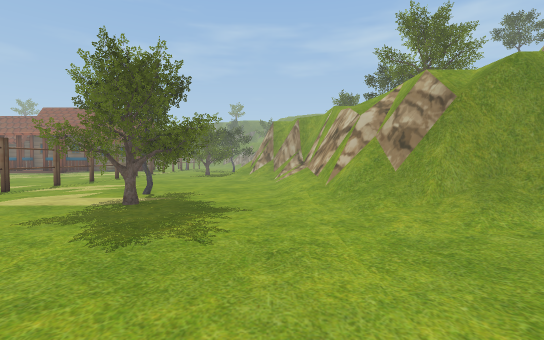
View 1 (above)

24 first-person views from a walk through a 3-D level made in the Unity game engine. The camera is 1.5 m above the floor, tilts 2° down and sees 85° across. The floor is counted in squares, 2 m on a side. Each view is taken from the middle of a square. On the plan, view 1 faces up. The plan holds only what a view shows up to about 10 squares ahead; the rest is blank. The place goes on beyond the plan. Some animated figures are not drawn.

View 2
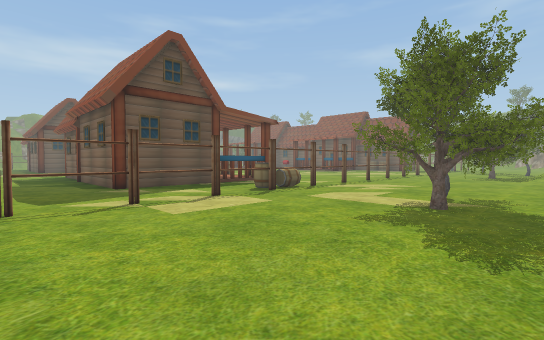

View 3
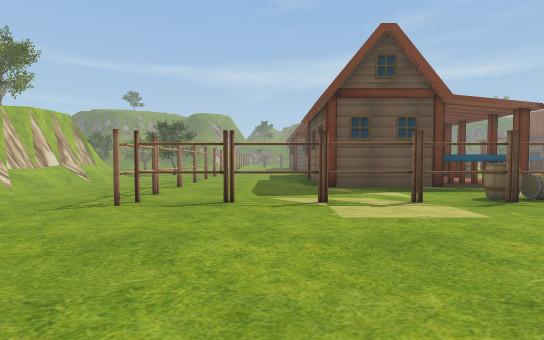

View 4
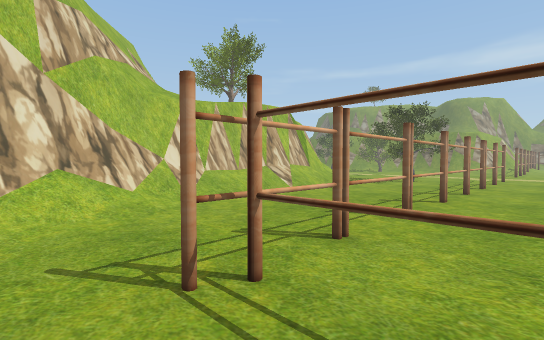

View 5
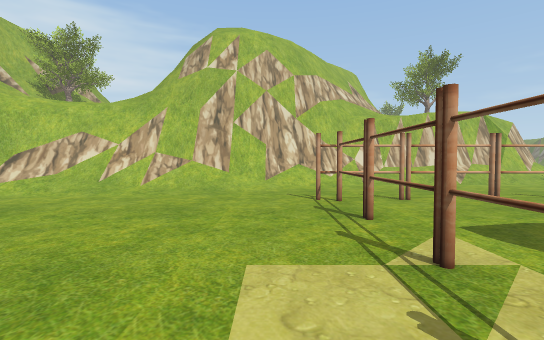

View 6
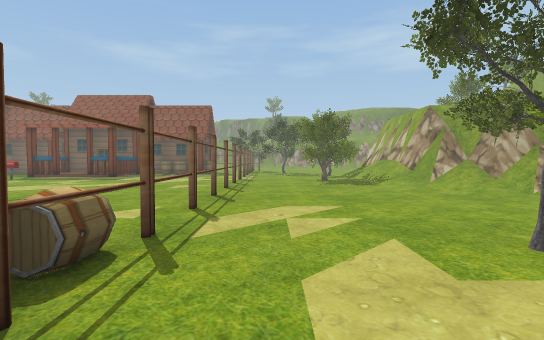

View 7
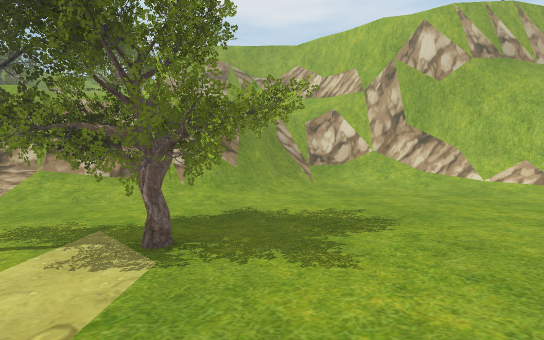

View 8
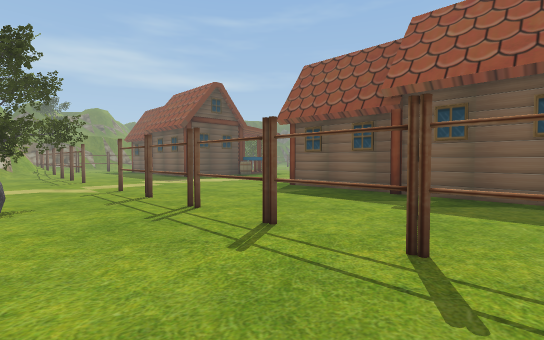

View 9
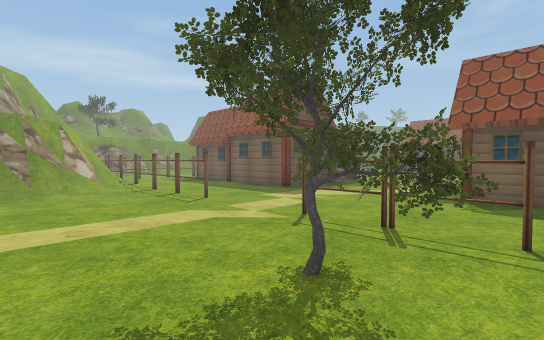

View 10
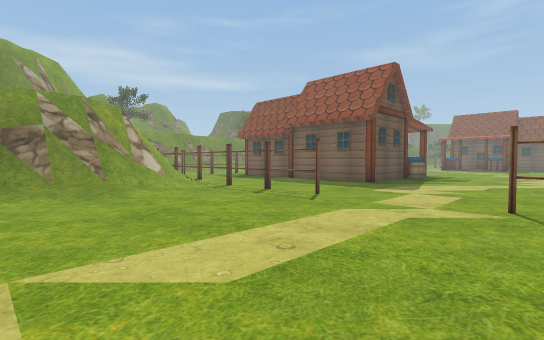

View 11
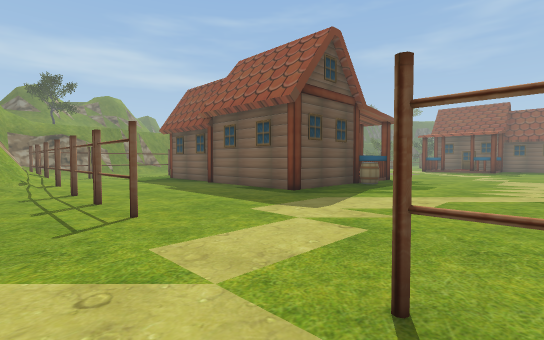

View 12
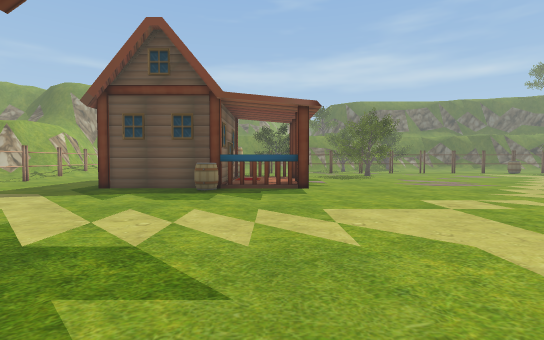

View 13
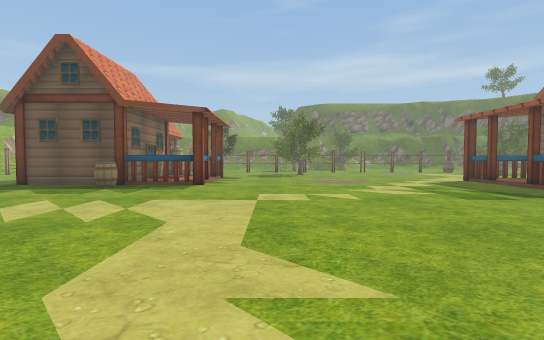

View 14
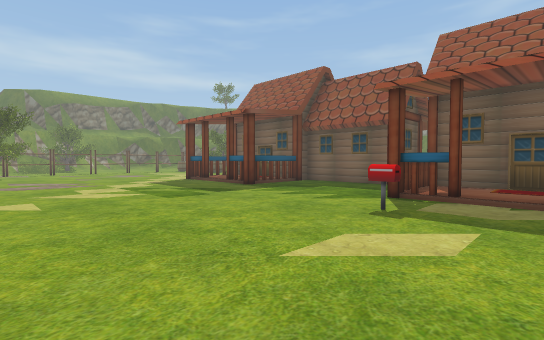

View 15
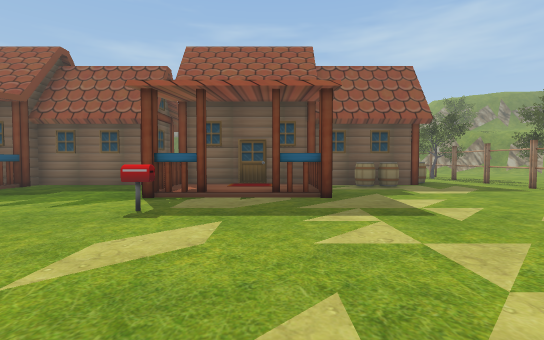

View 16
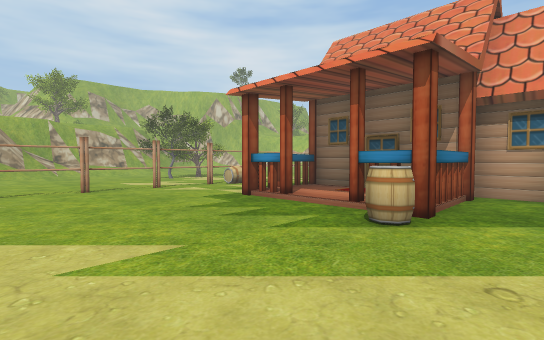

View 17
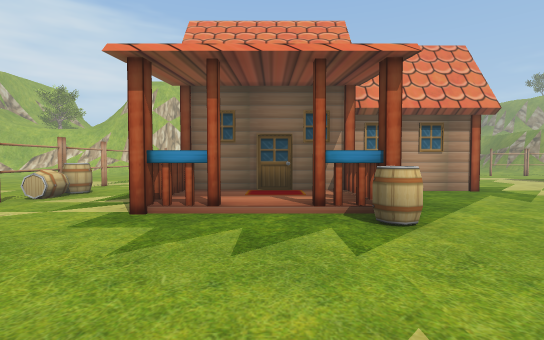

View 18
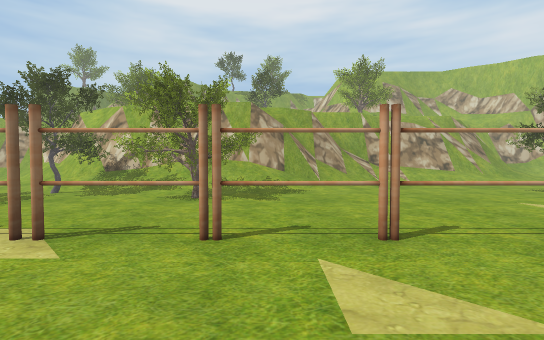

View 19
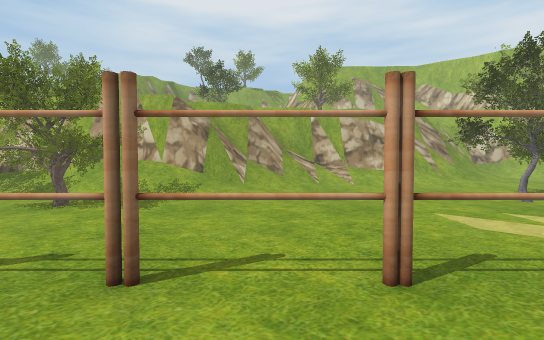

View 20
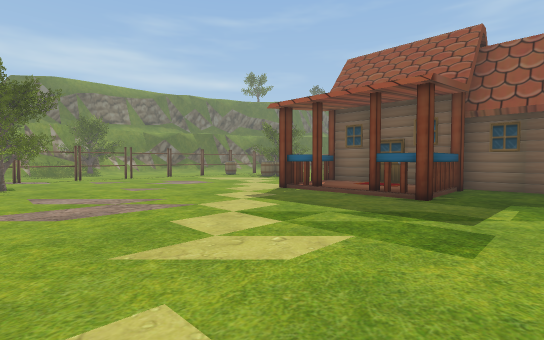

View 21
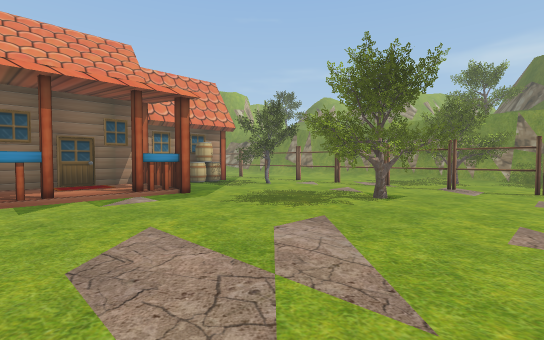

View 22
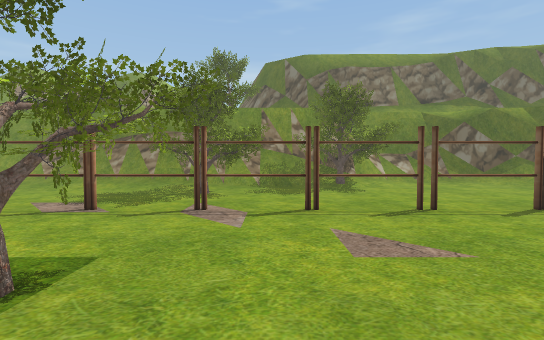

View 23
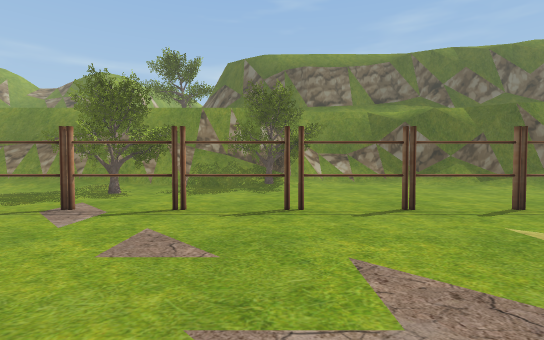

View 24
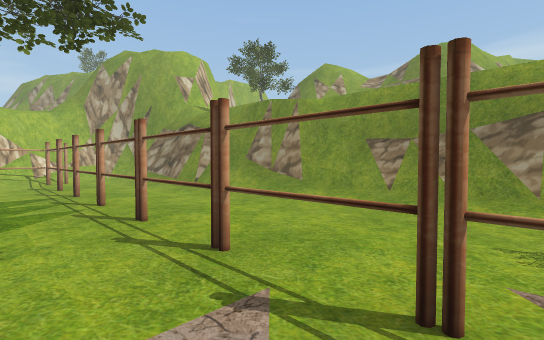

### Floor plan
Key: @ floor where view 1 was taken; # wall or solid block; . floor; / step, stairs or slope; = window, fence, low wall or low ledge; ^ raised ledge; v drop or lower ground; F fence; T tree; H house; B barrel; M mailbox; O other object.
Columns run from 36 left of view 1 to 5 right of it. Each row starts with its distance up from view 1.
 20 v#....          ####     ###O.O.T .//#
 19 ##....F      ####... ###H.B...F  ../##
 18 #/....F.        H....   H.....F ..T##
 17 #/....F.. ...H/HH....H/HH........TT##
 16 #TT...#.......................#.TT.#
 15  TT...F..............M........F.TTT#
 14 v#T...F.................... ..F.TTT#
 13 v#=T..F.......................F.../##
 12 v##TT.F.TT....................F.../###
 11 =vTTT.F.TTT...................F..../##
 10 /v#...F.T.....................F...../#
  9 /#=...F.................B.....F...../#
  8 v#=...#.T..H/HH........BB/HH..#...../#
  7 v#/...FTT..H  H.........   H......T./##
  6 v#=...FTB..H  H.........   H.BB..TT./##
  5 =v#...F.BBHH###B....HHH#####..F..TTT./##
  4 /v#...F.    ###.....H  #####..F..T.../=##
  3  v#...F.   ####.....H#######..F.......//#
  2  ##=..F.  ....................F......../#
  1  =v#..F. .....................F......../##
  0   v#................................@./###
 -1   ##..#///....................#......//##v
 -2     ///OOFFFFF##...FFF.#FFFFFF......//##vv
 -3      ##  ##/........T...........////### vv
 -4      #/   #//........T.......//#######  ^
 -5           ##/......... //////#######   ^
 -6           /#/........ /########        vv
 -7           v#//......                   T

Where each view was taken, in squares from view 1:
view 1: 0 up, 0 right, facing up
view 2: 0 up, 1 left, facing up-left
view 3: 1 up, 1 left, facing left
view 4: 0 up, 5 left, facing down-left
view 5: 4 up, 5 left, facing down
view 6: 4 up, 5 left, facing up
view 7: 4 up, 5 left, facing right
view 8: 4 down, 10 left, facing up-left
view 9: 6 down, 14 left, facing up-left
view 10: 7 down, 17 left, facing up-left
view 11: 3 down, 17 left, facing up-left
view 12: 7 up, 14 left, facing left
view 13: 10 up, 13 left, facing left
view 14: 11 up, 13 left, facing up-left
view 15: 11 up, 13 left, facing up
view 16: 12 up, 14 left, facing down-right
view 17: 12 up, 11 left, facing down
view 18: 13 up, 9 left, facing right
view 19: 11 up, 8 left, facing right
view 20: 11 up, 18 left, facing up-left
view 21: 14 up, 22 left, facing down-left
view 22: 13 up, 26 left, facing left
view 23: 15 up, 26 left, facing left
view 24: 9 up, 29 left, facing down-left
